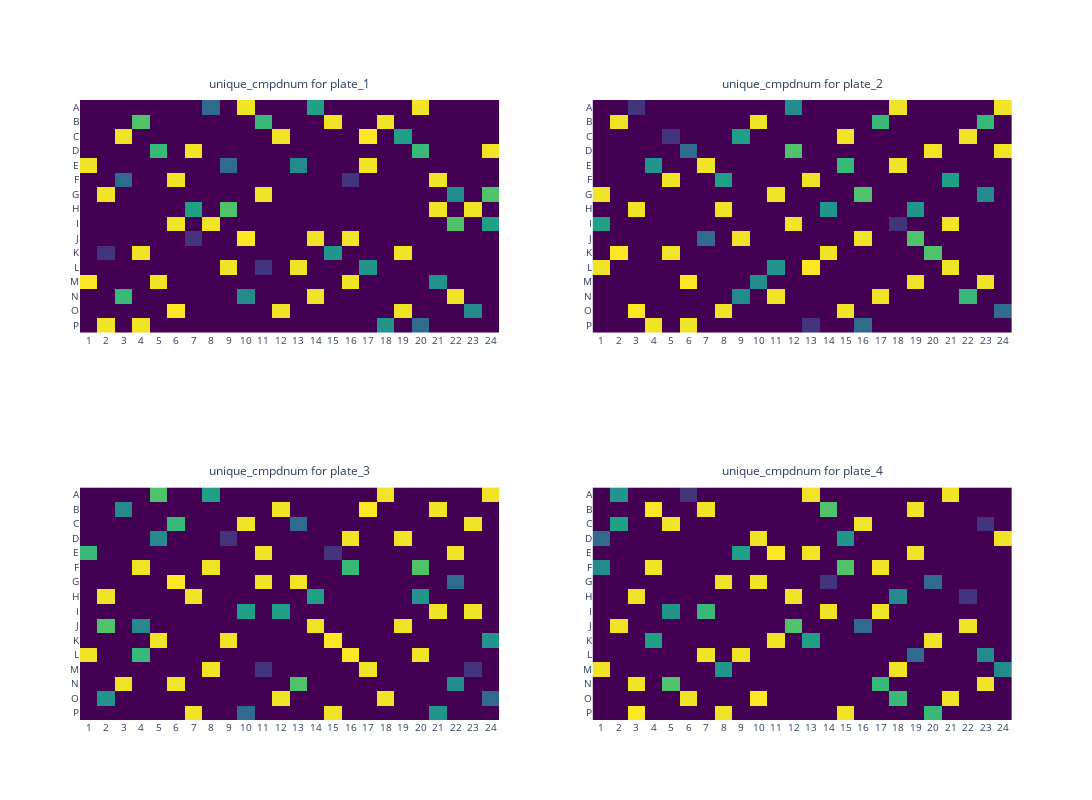

Source (notebook cell):
### Code cell
csv_path = "/home/jovyan/jonne/plaid/OASIS_PLAID_LAYOUTS/OASIS_DILI_ECP/output/OASIS_DILI_ECP_PLAID.csv"
df_plaid = pl.read_csv(csv_path)

unique_cmpd_mapping = (df_plaid.select("cmpdname").unique().with_row_index(name="unique_cmpdnum"))
df_plaid = df_plaid.join(unique_cmpd_mapping, on="cmpdname")

plate_heatmap(
    df=df_plaid,  
    plate_names=["plate_1", "plate_2", "plate_3", "plate_4"],  
    highlight_compounds=["DMSO","ctrl1", "ctrl2","ctrl3","ctrl4","ctrl5","ctrl6","ctrl7","ctrl8"],
    subplot_num_columns=2,  
    plot_size=400,  
    measurement="unique_cmpdnum", 
    plate_well_columns={
        "plates": "plateID",  
        "wells": "well",    
    },
    output_folder="platemaps",  
    output_filename="OASIS_DILI_ECP_PLAID.pdf",
    export_as_pdf=True  
)

### Figure 1 — Plotly figure (JSON) as saved in the notebook; plotly's stock layout.template omitted (floating-point values rounded to 4 significant figures; data arrays with more than 128 entries replaced by an {"elided": "..."} marker saying what was removed)
{"data": [{"colorscale": [[0, "#440154"], [0.1111, "#482878"], [0.2222, "#3e4989"], [0.3333, "#31688e"], [0.4444, "#26828e"], [0.5556, "#1f9e89"], [0.6667, "#35b779"], [0.7778, "#6ece58"], [0.8889, "#b5de2b"], [1, "#fde725"]], "hoverinfo": "text", "hovertext": {"elided": "16x24 str values"}, "reversescale": false, "showscale": false, "type": "heatmap", "x": ["1", "2", "3", "4", "5", "6", "7", "8", "9", "10", "11", "12", "13", "14", "15", "16", "17", "18", "19", "20", "21", "22", "23", "24"], "xaxis": "x", "y": ["A", "B", "C", "D", "E", "F", "G", "H", "I", "J", "K", "L", "M", "N", "O", "P"], "yaxis": "y", "z": {"elided": "16x24 int values"}}, {"colorscale": [[0, "#440154"], [0.1111, "#482878"], [0.2222, "#3e4989"], [0.3333, "#31688e"], [0.4444, "#26828e"], [0.5556, "#1f9e89"], [0.6667, "#35b779"], [0.7778, "#6ece58"], [0.8889, "#b5de2b"], [1, "#fde725"]], "hoverinfo": "text", "hovertext": {"elided": "16x24 str values"}, "reversescale": false, "showscale": false, "type": "heatmap", "x": ["1", "2", "3", "4", "5", "6", "7", "8", "9", "10", "11", "12", "13", "14", "15", "16", "17", "18", "19", "20", "21", "22", "23", "24"], "xaxis": "x2", "y": ["A", "B", "C", "D", "E", "F", "G", "H", "I", "J", "K", "L", "M", "N", "O", "P"], "yaxis": "y2", "z": {"elided": "16x24 int values"}}, {"colorscale": [[0, "#440154"], [0.1111, "#482878"], [0.2222, "#3e4989"], [0.3333, "#31688e"], [0.4444, "#26828e"], [0.5556, "#1f9e89"], [0.6667, "#35b779"], [0.7778, "#6ece58"], [0.8889, "#b5de2b"], [1, "#fde725"]], "hoverinfo": "text", "hovertext": {"elided": "16x24 str values"}, "reversescale": false, "showscale": false, "type": "heatmap", "x": ["1", "2", "3", "4", "5", "6", "7", "8", "9", "10", "11", "12", "13", "14", "15", "16", "17", "18", "19", "20", "21", "22", "23", "24"], "xaxis": "x3", "y": ["A", "B", "C", "D", "E", "F", "G", "H", "I", "J", "K", "L", "M", "N", "O", "P"], "yaxis": "y3", "z": {"elided": "16x24 int values"}}, {"colorscale": [[0, "#440154"], [0.1111, "#482878"], [0.2222, "#3e4989"], [0.3333, "#31688e"], [0.4444, "#26828e"], [0.5556, "#1f9e89"], [0.6667, "#35b779"], [0.7778, "#6ece58"], [0.8889, "#b5de2b"], [1, "#fde725"]], "hoverinfo": "text", "hovertext": {"elided": "16x24 str values"}, "reversescale": false, "showscale": false, "type": "heatmap", "x": ["1", "2", "3", "4", "5", "6", "7", "8", "9", "10", "11", "12", "13", "14", "15", "16", "17", "18", "19", "20", "21", "22", "23", "24"], "xaxis": "x4", "y": ["A", "B", "C", "D", "E", "F", "G", "H", "I", "J", "K", "L", "M", "N", "O", "P"], "yaxis": "y4", "z": {"elided": "16x24 int values"}}], "layout": {"annotations": [{"font": {"size": 12}, "showarrow": false, "text": "unique_cmpdnum for plate_1", "x": 0.225, "xanchor": "center", "xref": "paper", "y": 1.01, "yanchor": "bottom", "yref": "paper"}, {"font": {"size": 12}, "showarrow": false, "text": "unique_cmpdnum for plate_2", "x": 0.775, "xanchor": "center", "xref": "paper", "y": 1.01, "yanchor": "bottom", "yref": "paper"}, {"font": {"size": 12}, "showarrow": false, "text": "unique_cmpdnum for plate_3", "x": 0.225, "xanchor": "center", "xref": "paper", "y": 0.385, "yanchor": "bottom", "yref": "paper"}, {"font": {"size": 12}, "showarrow": false, "text": "unique_cmpdnum for plate_4", "x": 0.775, "xanchor": "center", "xref": "paper", "y": 0.385, "yanchor": "bottom", "yref": "paper"}], "height": 800, "width": 1140, "xaxis": {"anchor": "y", "autorange": true, "domain": [0, 0.45], "nticks": 48, "range": [-0.5, 23.5], "side": "bottom", "tickfont": {"size": 10}, "type": "category"}, "xaxis2": {"anchor": "y2", "autorange": true, "domain": [0.55, 1], "nticks": 48, "range": [-0.5, 23.5], "side": "bottom", "tickfont": {"size": 10}, "type": "category"}, "xaxis3": {"anchor": "y3", "autorange": true, "domain": [0, 0.45], "nticks": 48, "range": [-0.5, 23.5], "side": "bottom", "tickfont": {"size": 10}, "type": "category"}, "xaxis4": {"anchor": "y4", "autorange": true, "domain": [0.55, 1], "nticks": 48, "range": [-0.5, 23.5], "side": "bottom", "tickfont": {"size": 10}, "type": "category"}, "yaxis": {"anchor": "x", "autorange": true, "domain": [0.625, 1], "range": [15.5, -0.5], "tickfont": {"size": 10}, "type": "category"}, "yaxis2": {"anchor": "x2", "autorange": true, "domain": [0.625, 1], "range": [15.5, -0.5], "tickfont": {"size": 10}, "type": "category"}, "yaxis3": {"anchor": "x3", "autorange": true, "domain": [0, 0.375], "range": [15.5, -0.5], "tickfont": {"size": 10}, "type": "category"}, "yaxis4": {"anchor": "x4", "autorange": true, "domain": [0, 0.375], "range": [15.5, -0.5], "tickfont": {"size": 10}, "type": "category"}}}
